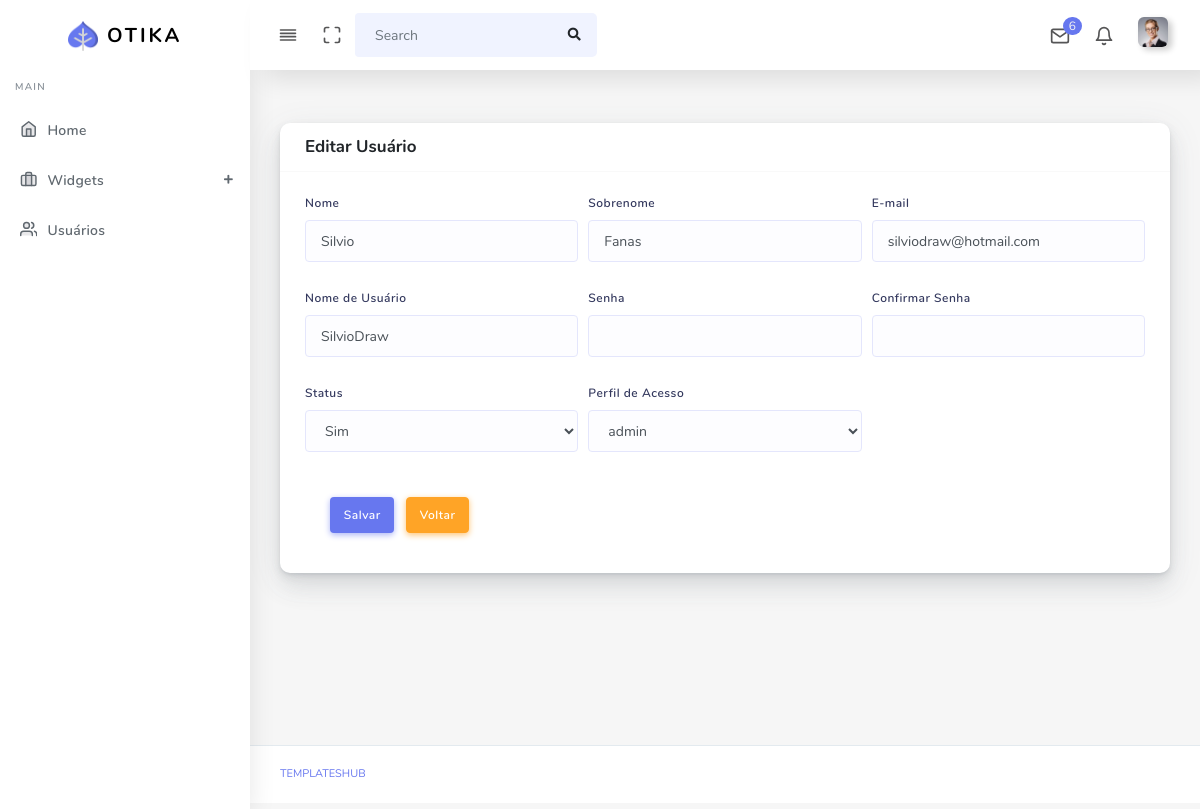
The app's page /restrita/usuarios/core/4 with its own data.
### tables this page shows
CREATE TABLE `users` (
  `id` int(11) UNSIGNED NOT NULL,
  `ip_address` varchar(45) NOT NULL,
  `username` varchar(100) DEFAULT NULL,
  `password` varchar(255) NOT NULL,
  `email` varchar(254) NOT NULL,
  `activation_selector` varchar(255) DEFAULT NULL,
  `activation_code` varchar(255) DEFAULT NULL,
  `forgotten_password_selector` varchar(255) DEFAULT NULL,
  `forgotten_password_code` varchar(255) DEFAULT NULL,
  `forgotten_password_time` int(11) UNSIGNED DEFAULT NULL,
  `remember_selector` varchar(255) DEFAULT NULL,
  `remember_code` varchar(255) DEFAULT NULL,
  `created_on` int(11) UNSIGNED NOT NULL,
  `last_login` int(11) UNSIGNED DEFAULT NULL,
  `active` tinyint(1) UNSIGNED DEFAULT NULL,
  `first_name` varchar(50) DEFAULT NULL,
  `last_name` varchar(50) DEFAULT NULL,
  `company` varchar(100) DEFAULT NULL,
  `phone` varchar(20) DEFAULT NULL
);

CREATE TABLE `users_groups` (
  `id` int(11) UNSIGNED NOT NULL,
  `user_id` int(11) UNSIGNED NOT NULL,
  `group_id` mediumint(8) UNSIGNED NOT NULL
);

CREATE TABLE `groups` (
  `id` mediumint(8) UNSIGNED NOT NULL,
  `name` varchar(20) NOT NULL,
  `description` varchar(100) NOT NULL
);

### application/controllers/restrita/Usuarios.php (called while the page is built, shortened)
<?php
class Usuarios extends CI_Controller {
	public function core($usuario_id = NULL) {
		$usuario_id = (int) $usuario_id;
		if(!$usuario_id) {
			$this->form_validation->set_rules('first_name', 'Nome', 'trim|required|min_length[4]|max_length[45]');
			$this->form_validation->set_rules('last_name', 'Sobrenome', 'trim|required|min_length[4]|max_length[45]');
			$this->form_validation->set_rules('email', 'E-mail', 'trim|required|min_length[4]|max_length[45]|valid_email|callback_valida_email');
			$this->form_validation->set_rules('username', 'Usuário', 'trim|required|min_length[4]|max_length[45]|callback_valida_usuario');
			$this->form_validation->set_rules('password', 'Senha', 'trim|required|min_length[4]|max_length[100]');
			$this->form_validation->set_rules('confirma', 'Confirma', 'trim|required|matches[password]');
			if($this->form_validation->run()) {
				$username = $this->input->post('username');
			    $password = $this->input->post('password');
			    $email = $this->input->post('email');
			    $additional_data = array(
			                'first_name' => $this->input->post('first_name'),
			                'last_name' => $this->input->post('last_name'),
			                'active' => $this->input->post('active'),
			    );
			    $group = array($this->input->post('perfil'));
			    if ($this->ion_auth->register($username, $password, $email, $additional_data, $group)) {
			    	$this->session->set_flashdata('sucesso', 'Os dados foram salvos com sucesso!');
			    } else {
			    	$this->session->set_flashdata('erro', $this->ion_auth->errors());
			    }
			    redirect('restrita/usuarios');
			} else {
					$data = array(
					'titulo' => 'Cadastrar Usuário',
					'grupos' => $this->ion_auth->groups()->result(),
				);
				$this->load->view('restrita/layout/header', $data);
				$this->load->view('restrita/usuarios/core');
				$this->load->view('restrita/layout/footer');
			}
		}else{
			if(!$usuario = $this->ion_auth->user($usuario_id)->row()) {
				$this->session->set_flashdata('erro', 'Usuário não encontrado');
				redirect('restrita/usuarios');
			}else{
				$this->form_validation->set_rules('first_name', 'Nome', 'trim|required|min_length[4]|max_length[45]');
				$this->form_validation->set_rules('last_name', 'Sobrenome', 'trim|required|min_length[4]|max_length[45]');
				$this->form_validation->set_rules('email', 'E-mail', 'trim|required|min_length[4]|max_length[45]|valid_email|callback_valida_email');
				$this->form_validation->set_rules('username', 'Usuário', 'trim|required|min_length[4]|max_length[45]|callback_valida_usuario');
				$this->form_validation->set_rules('password', 'Senha', 'trim|min_length[4]|max_length[100]');
				$this->form_validation->set_rules('confirma', 'Confirma', 'trim|matches[password]');
				if($this->form_validation->run()) {
					$data = elements(
						array(
							'first_name',
							'last_name',
							'email',
							'username',
							'password',
							'active',
						), $this->input->post()
					);
					$password = $this->input->post('password');
					if (!$password) {
						unset($data['password']);
					}
					$data = html_escape($data);
					if($this->ion_auth->update($usuario_id, $data)) {
						$perfil = (int) $this->input->post('perfil');
						if($perfil){
							$this->ion_auth->remove_from_group(NULL, $usuario_id);
							$this->ion_auth->add_to_group($perfil, $usuario_id);
						}
						$this->session->set_flashdata('sucesso', 'Os dados foram salvos com sucesso!');
					} else {
						$this->session->set_flashdata('erro', $this->ion_auth->errors());
					}
					    $this->ion_auth->update($usuario_id, $data);
					    redirect('restrita/usuarios');
				}else{
					$data = array(
					'titulo' => 'Editar Usuário',
					'usuario' => $usuario,
					'perfil' => $this->ion_auth->get_users_groups($usuario_id)->row(),
					'grupos' => $this->ion_auth->groups()->result(),
				);
				$this->load->view('restrita/layout/header', $data);
				$this->load->view('restrita/usuarios/core');
				$this->load->view('restrita/layout/footer');
				}
			}
		}
	}
}

### index.php (called while the page is built, shortened)
<?php
require_once BASEPATH.'core/CodeIgniter.php';

### application/libraries/Ion_auth.php (called while the page is built, shortened)
<?php
class Ion_auth
{
	public function __construct()
	{
		$this->_cache_user_in_group =& $this->ion_auth_model->_cache_user_in_group;
		$this->ion_auth_model->trigger_events('library_constructor');
	}
	public function __call($method, $arguments)
	{
		return call_user_func_array( [$this->ion_auth_model, $method], $arguments);
	}
	public function __get($var)
	{
		return get_instance()->$var;
	}
}

### application/models/Ion_auth_model.php (called while the page is built, shortened)
<?php
class Ion_auth_model extends CI_Model
{
	public $tables = [];
	public $_ion_where = [];
	public $_ion_select = [];
	public $_ion_limit = NULL;
	public $_ion_offset = NULL;
	public $_ion_order_by = NULL;
	public $_ion_order = NULL;
	protected $response = NULL;
	protected $db;
	public function __construct()
	{
		$this->config->load('ion_auth', TRUE);
		$this->load->helper('cookie', 'date');
		$group_name = $this->config->item('database_group_name', 'ion_auth');
		if (empty($group_name))
		{
			$CI =& get_instance();
			$this->db = $CI->db;
		}
		else
		{
			$this->db = $this->load->database($group_name, TRUE, TRUE);
		}
		$this->tables = $this->config->item('tables', 'ion_auth');
		$this->join = $this->config->item('join', 'ion_auth');
	}
	public function limit($limit)
	{
		$this->_ion_limit = $limit;
		return $this;
	}
	public function where($where, $value = NULL)
	{
		if (!is_array($where))
		{
			$where = [$where => $value];
		}
		array_push($this->_ion_where, $where);
		return $this;
	}
	public function order_by($by, $order='desc')
	{
		$this->_ion_order_by = $by;
		$this->_ion_order    = $order;
		return $this;
	}
	public function row()
	{
		$row = $this->response->row();
		return $row;
	}
	public function users($groups = NULL)
	{
		if (isset($this->_ion_select) && !empty($this->_ion_select))
		{
			foreach ($this->_ion_select as $select)
			{
				$this->db->select($select);
			}
			$this->_ion_select = [];
		}
		else
		{
			$this->db->select([
			    $this->tables['users'].'.*',
			    $this->tables['users'].'.id as id',
			    $this->tables['users'].'.id as user_id'
			]);
		}
		if (isset($this->_ion_where) && !empty($this->_ion_where))
		{
			foreach ($this->_ion_where as $where)
			{
				$this->db->where($where);
			}
			$this->_ion_where = [];
		}
		if (isset($this->_ion_limit) && isset($this->_ion_offset))
		{
			$this->db->limit($this->_ion_limit, $this->_ion_offset);
			$this->_ion_limit  = NULL;
			$this->_ion_offset = NULL;
		}
		else if (isset($this->_ion_limit))
		{
			$this->db->limit($this->_ion_limit);
			$this->_ion_limit  = NULL;
		}
		if (isset($this->_ion_order_by) && isset($this->_ion_order))
		{
			$this->db->order_by($this->_ion_order_by, $this->_ion_order);
			$this->_ion_order    = NULL;
			$this->_ion_order_by = NULL;
		}
		$this->response = $this->db->get($this->tables['users']);
		return $this;
	}
	public function user($id = NULL)
	{
		$id = isset($id) ? $id : $this->session->userdata('user_id');
		$this->users();
		return $this;
	}
	public function get_users_groups($id = FALSE)
	{
		$id || $id = $this->session->userdata('user_id');
		return $this->db->select($this->tables['users_groups'].'.'.$this->join['groups'].' as id, '.$this->tables['groups'].'.name, '.$this->tables['groups'].'.description')
		                ->where($this->tables['users_groups'].'.'.$this->join['users'], $id)
		                ->join($this->tables['groups'], $this->tables['users_groups'].'.'.$this->join['groups'].'='.$this->tables['groups'].'.id')
		                ->get($this->tables['users_groups']);
	}
	public function groups()
	{
		$this->response = $this->db->get($this->tables['groups']);
		return $this;
	}
}

### application/views/restrita/usuarios/core.php (the view, shortened to what this page needs)
<div class="main-content">
  <section class="section">
    <div class="section-body">
      <div class="row">
        <div class="col-12">
          <div class="card">
            <div class="card-header">
                  <h4><?php echo $titulo; ?></h4>
            </div>
            <?php
            $atributos = array(
              'name' => 'form_core',
            );
            if (isset($usuario)) {
              $usuario_id = $usuario->id;
            } else {
              $usuario_id = '';
            }
            ?>
            <?php echo form_open('restrita/usuarios/core/' .$usuario_id, $atributos); ?>
              <form name="form-core">
                <div class="card-body">
                  <div class="form-row">
                    <div class="form-group col-md-4">
                      <label>Nome</label>
                      <input type="text" name="first_name" class="form-control" value="<?php echo (isset($usuario) ? $usuario->first_name : set_value('first_name')); ?>">
                    </div>
                    <div class="form-group col-md-4">
                      <label>Sobrenome</label>
                      <input type="text" name="last_name" class="form-control" value="<?php echo (isset($usuario) ? $usuario->last_name : set_value('last_name')); ?>">
                    </div>
                    <div class="form-group col-md-4">
                      <label for="inputEmail4">E-mail</label>
                      <input type="email" name="email" class="form-control" value="<?php echo (isset($usuario) ? $usuario->email : set_value('email')); ?>">
                    </div>
                  </div>
                  <div class="form-row">
                    <div class="form-group col-md-4">
                      <label>Nome de Usuário</label>
                      <input type="text" name="username" class="form-control" value="<?php echo (isset($usuario) ? $usuario->username : set_value('username')); ?>">
                    </div>
                    <div class="form-group col-md-4">
                      <label>Senha</label>
                      <input type="password" name="password" class="form-control">
                    </div>
                    <div class="form-group col-md-4">
                      <label>Confirmar Senha</label><input type="password" name="confirma" class="form-control">
                    </div>
                  </div>
                  <div class="form-row">
                    <div class="form-group col-md-4">
                      <label for="inputState">Status</label>
                      <select id="inputState"name="active" class="form-control">
                        <?php if(isset($usuario)): ?>
                          <option value="1" <?php echo ($usuario->active == 1 ? 'selected' : ''); ?> >Sim</option>
                          <?php else: ?>
                          <option value="1">Sim</option>
                          <option value="0">Não</option>
                        <?php endif; ?>
                      </select>
                    </div>
                   <div class="form-group col-md-4">
                      <label>Perfil de Acesso</label>
                      <select class="form-control" name="perfil">
                        <?php foreach ($grupos as $grupo): ?>
                          <?php if(isset($usuario)): ?>
                            <option value="<?php echo $grupo->id; ?>" <?php echo ($grupo->id == $perfil->id ? 'selected' : ''); ?> >
                            <?php echo $grupo->name; ?></option>
                            <?php else: ?>
                            <option value="<?php echo $grupo->id; ?>"> <?php echo $grupo->name; ?></option>
                          <?php endif; ?>
                        <?php endforeach; ?>
                      </select>
                    </div>
                  </div>
                  <div class="card-footer">
                  <button class="btn btn-primary mr-2">Salvar</button>
                  <a class="btn btn-warning" href="<?php echo base_url('restrita/usuarios'); ?>">Voltar</a>
                </div>
                </div>
              <?php echo form_close(); ?>
            </div>
          </div>
        </div>
      </div>
    </div>
</div>

### records on screen
users: first_name "Silvio", last_name "Fanas", email "silviodraw@hotmail.com", username "SilvioDraw", active "Sim"
users_groups: perfil "admin"

### other values on screen
$titulo "Editar Usuário"
